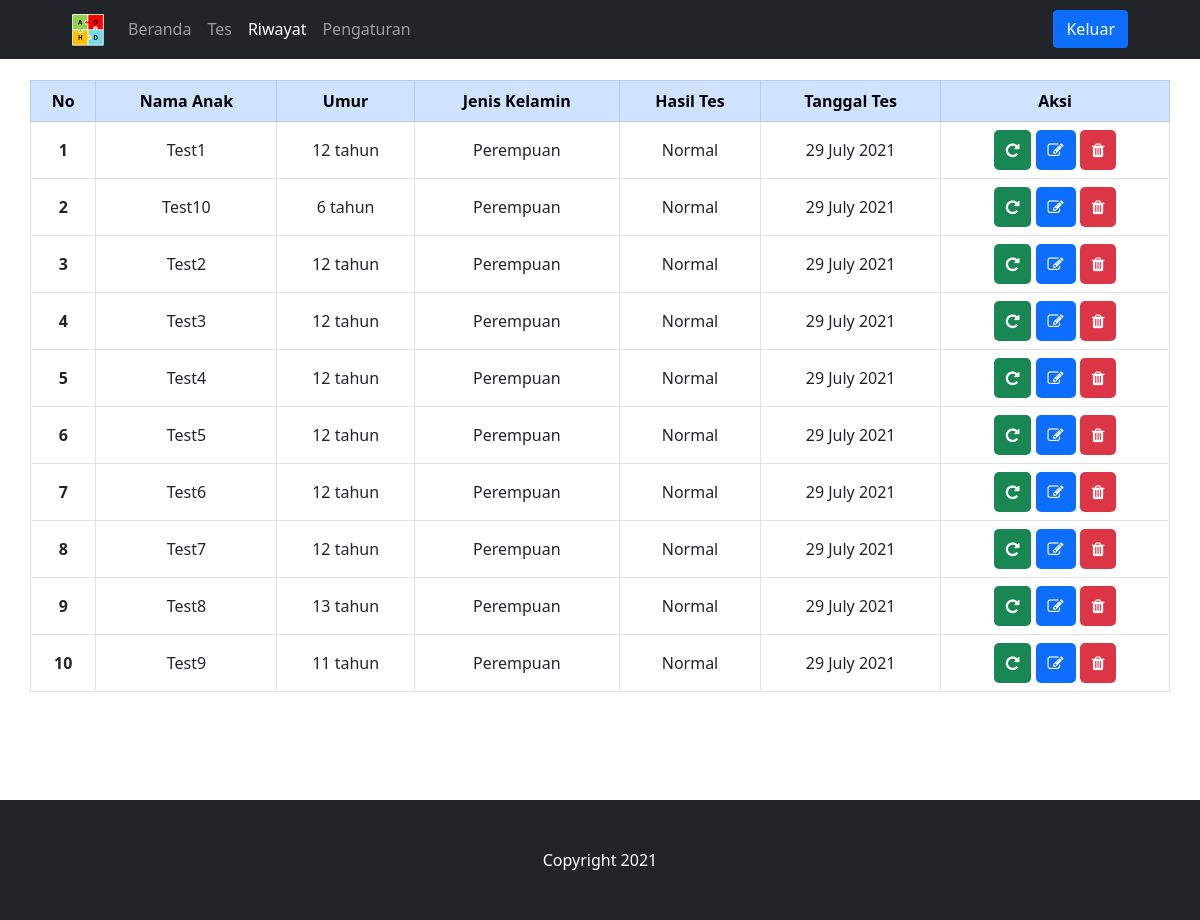
Screenshot of /history.php (signed in) with the database file from the repository.
### tables this page shows
CREATE TABLE `result` (
  `result_id` int(11) NOT NULL,
  `result_in` varchar(255) NOT NULL,
  `result_en` varchar(255) NOT NULL,
  `result_date` timestamp NOT NULL DEFAULT current_timestamp(),
  `child_id` int(11) NOT NULL
);

CREATE TABLE `child` (
  `child_id` int(11) NOT NULL,
  `child_fullname` varchar(255) NOT NULL,
  `child_age` int(11) NOT NULL,
  `child_sex` varchar(255) NOT NULL,
  `user_id` int(11) NOT NULL
);

### functions.php (called while the page is built, shortened)
<?php
$conn = mysqli_connect("localhost", "root", "", "tes-adhd");
function query($query) {
	global $conn;
	$result = mysqli_query($conn, $query);
	$rows = [];
	while ($row = mysqli_fetch_assoc($result)) {
		$rows[] = $row;
	}
	return $rows;
}
 ?>

### history.php (the view, shortened to what this page needs)
<?php
require 'functions.php';
$user = $_SESSION["user_id"];
$user_id = $user[0]["user_id"];
$child = query("SELECT * FROM result t1 JOIN child t2 ON t1.child_id=t2.child_id JOIN user t3 ON t2.user_id=t3.user_id WHERE t3.user_id = '$user_id' ORDER BY child_fullname ASC");
 ?>
<!doctype html>
<html lang="en">
 <head>
  <link href="https://cdn.jsdelivr.net/npm/bootstrap@5.0.0-beta3/dist/css/bootstrap.min.css" rel="stylesheet">
  <link rel="stylesheet" href="https://cdnjs.cloudflare.com/ajax/libs/font-awesome/4.7.0/css/font-awesome.min.css">
</head>
<body>
  <nav class="navbar navbar-expand-lg navbar-dark bg-dark fixed-top" id="mainNav" style="padding-left: 60px; padding-right: 60px;">
    <div class="container-fluid">
      <a class="navbar-brand" href="home.php"><img src="img/icon5.ico" style="width:32px;height:32px;"></a>
      <div class="collapse navbar-collapse" id="navbarTogglerDemo03">
        <ul class="navbar-nav me-auto mr-5 ">
          <li class="nav-item">
            <a class="nav-link js-scroll-trigger" aria-current="page" href="home.php">Beranda</a>
          </li>
          <li class="nav-item">
            <a class="nav-link js-scroll-trigger" href="test.php">Tes</a>
          </li>
          <li class="nav-item">
            <a class="nav-link js-scroll-trigger  active" href="history.php">Riwayat</a>
          </li>
            <li class="nav-item">
          <a class="nav-link js-scroll-trigger" href="settings.php">Pengaturan</a>
          </li>
        </ul>
        <form class="d-flex" action="logout.php">
          <button class="btn btn-primary" type="submit">Keluar</button>
        </form>
      </div>
    </div>
  </nav>
  <section class="bg-white min-vh-100 pt-5">
    <?php if (empty($child)) : ?>
      <div class="container pt-5">
        <div class="row pt-5">
          <div class="col mt-5 text-center">
            <img src="img/r5.svg" width="25%">
          </div>
        </div>
        <div class="row">
          <div class="col mt-3 text-center">
            <h5>History kosong!</h5>
          </div>
        </div>
        <div class="row">
          <div class="col text-center">
            <button type="button" class="btn btn-success" onclick="window.location.href='test.php'">Mulai Tes &#10148;</button>
          </div>
        </div>
      </div>
    <?php else : ?>
      <div class="container">
        <div class="row">
          <div class="col-12 table-responsive">
            <table class="table table-bordered table-hover">
              <thead class="table-primary text-center">
                <tr>
                  <th scope="col">No</th>
                  <th scope="col">Nama Anak</th>
                  <th scope="col">Umur</th>
                  <th scope="col">Jenis Kelamin</th>
                  <th scope="col">Hasil Tes</th>
                  <th scope="col">Tanggal Tes</th>
                  <th scope="col">Aksi</th>
                </tr>
              </thead>
              <tbody>
                <?php $i = 0; ?>
                <?php foreach ($child as $row) : ?>
                  <tr class="align-middle text-center">
                    <th scope="row"><?= $i+1; ?></th>
                    <td>
                      <?= ucwords($row["child_fullname"]); ?>
                    </td>
                    <td><?= $row["child_age"]; ?> tahun</td>
                    <td>
                      <?php
                        if ($row["child_sex"] == "Female") {
                          $sex = "Perempuan";
                        } else {
                          $sex = "Laki-Laki";
                        }
                        echo $sex;
                      ?>
                    </td>
                    <td>
                        <?php $hasil = $row["result_in"];
                        if($hasil == "tidak teridentifikasi menderita ADHD") {
                          echo "Normal";
                        } elseif ($hasil == "teridentifikasi menderita ADHD tipe dominan Hyperactive-Impulsive") {
                          echo "Hyperactive-Impulsive";
                        } elseif ($hasil == "teridentifikasi menderita ADHD tipe dominan Inattentive") {
                          echo "Inattentive";
                        } else {
                          echo "Combined";
                        }
                      ?>
                    </td>
                    <td>
                      <?php
                        $date = date("d F Y", strtotime($row["result_date"]));
                        echo $date;
                      ?>
                    </td>
                    <td>
                      <button class="btn btn-icon btn-success" data-bs-toggle="tooltip" data-bs-placement="top" title="Tes Ulang" onclick="repeat('<?= $row["child_fullname"]; ?>')">
                      <i class="fa fa-repeat"></i>
                      </button>
                      <button class="btn btn-icon btn-primary" data-bs-toggle="tooltip" data-bs-placement="top" title="Edit Data" onclick="editChild('<?= $row["child_id"]; ?>')">
                      <i class="fa fa-edit"></i>
                      </button>
                      <button class="btn btn-icon btn-danger" data-bs-toggle="modal" data-bs-target="#deleteModal" data-bs-toggle="tooltip" data-bs-placement="top" title="Hapus Riwayat">
                      <i class="fa fa-trash"></i>
                      </button>
                    </td>
                  </tr>
                <?php $i++; ?>
                <?php endforeach; ?>
              </tbody>
            </table>
          </div>
        </div>
      </div>
    <?php endif; ?>
  </section>
  <footer class="bg-dark text-white">
    <div class="container">
      <div class="row pt-3">
        <div class="col text-center">
          <p>Copyright 2021</p>
        </div>
      </div>
    </div>
  </footer>
  </body>
</html>

### history.php (style rules this page uses)
.btn-icon { border: none; color: white; padding: 8px 12px; font-size: 16px; cursor: pointer; border-radius: 5px; }
.container { padding: 2rem 0rem; }

### rows the page displays
result: child.child_fullname "Test1", child.child_age "12", child.child_sex "Perempuan", shows "Normal", result_date "29 July 2021"
result: child.child_fullname "Test10", child.child_age "6", child.child_sex "Perempuan", shows "Normal", result_date "29 July 2021"
result: child.child_fullname "Test2", child.child_age "12", child.child_sex "Perempuan", shows "Normal", result_date "29 July 2021"
result: child.child_fullname "Test3", child.child_age "12", child.child_sex "Perempuan", shows "Normal", result_date "29 July 2021"
result: child.child_fullname "Test4", child.child_age "12", child.child_sex "Perempuan", shows "Normal", result_date "29 July 2021"
result: child.child_fullname "Test5", child.child_age "12", child.child_sex "Perempuan", shows "Normal", result_date "29 July 2021"
result: child.child_fullname "Test6", child.child_age "12", child.child_sex "Perempuan", shows "Normal", result_date "29 July 2021"
result: child.child_fullname "Test7", child.child_age "12", child.child_sex "Perempuan", shows "Normal", result_date "29 July 2021"
result: child.child_fullname "Test8", child.child_age "13", child.child_sex "Perempuan", shows "Normal", result_date "29 July 2021"
result: child.child_fullname "Test9", child.child_age "11", child.child_sex "Perempuan", shows "Normal", result_date "29 July 2021"
